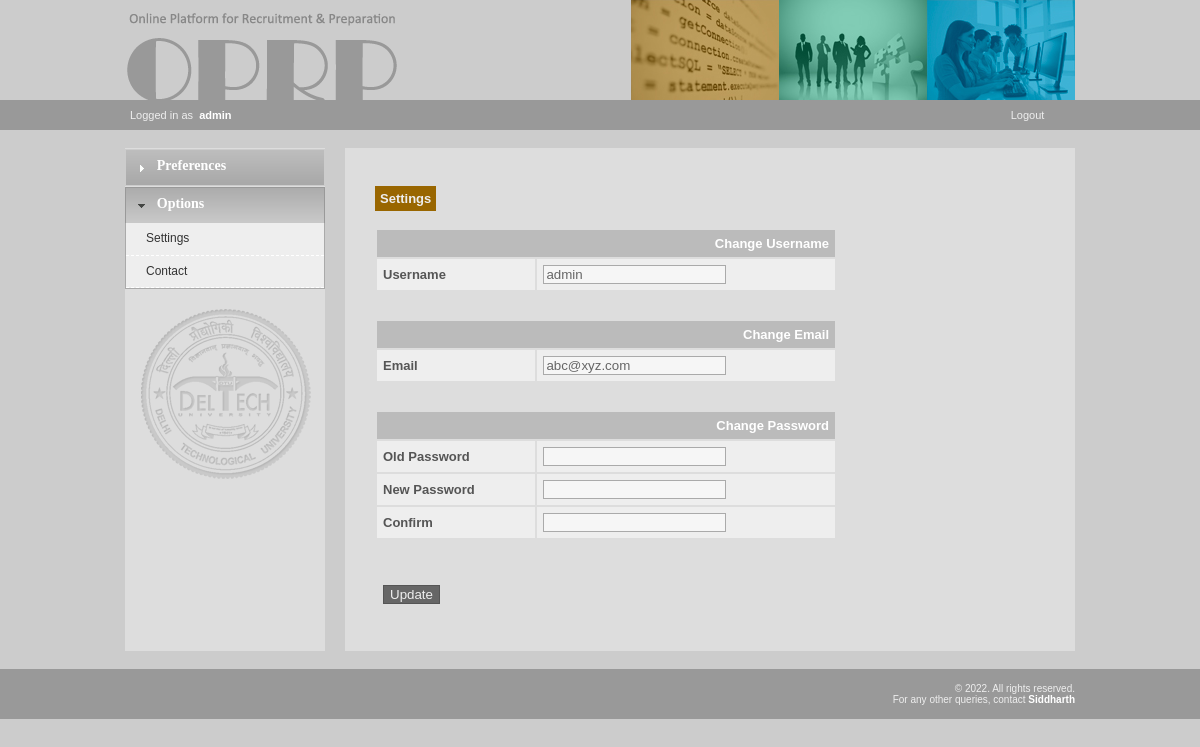
The app's page /oprp/rm_admin/settings.php (signed in) with its own data.
### tables this page shows
CREATE TABLE `user` (`user_id`, `username`, `email`, `password`, `access`);

### oprp/_php/session.php (called while the page is built, shortened)
<?php
class Session{
	private $student = 2;
	private $recruiter = 19;
	private $rm_admin = 29;
	private $logged_in = false;
	public $user_id;
	public $access;
	private function check_login(){
		if(isset($_SESSION['user_id'])){
			$this->user_id = $_SESSION['user_id'];
			$this->access = $_SESSION['access'];
			$this->logged_in = true;
		}
		else{
			unset($this->user_id);
			$this->logged_in = false;
		}
	}
	public function getUserID(){
		return $this->user_id;
	}
	public function isStudent($access=""){
		if($access==""){
			if(($this->logged_in) && ($this->access % $this->student == 0))
				return true;
			else return false;
		}else{
			if($access % $this->student == 0)
				return true;
			else return false;
		}
	}
	public function isRecruiter($access=""){
		if($access==""){
			if(($this->logged_in) && ($this->access % $this->recruiter == 0))
				return true;
			else return false;
		}else{
			if($access % $this->recruiter == 0)
				return true;
			else return false;
		}
	}
	public function isRMadmin($access=""){
		if($access==""){
			if(($this->logged_in) && ($this->access % $this->rm_admin == 0))
				return true;
			else return false;
		}else{
			if($access % $this->rm_admin == 0)
				return true;
			else return false;
		}
	}
}
$session = new Session();
?>

### oprp/_php/sqlite_database.php (called while the page is built, shortened)
<?php
class SQLiteDatabase implements DatabaseInterface {
    public $pdo;
    public function open_conn() {
        try {
            $base_dir = realpath(dirname(__FILE__) . '/../../');
            $db_path = $base_dir . '/oprp.sqlite';
            $this->pdo = new PDO('sqlite:' . $db_path);
            $this->pdo->setAttribute(PDO::ATTR_ERRMODE, PDO::ERRMODE_EXCEPTION);
        } catch (PDOException $e) {
            $this->pdo = null;
            error_log('Database Connection Failed: ' . $e->getMessage());
        }
    }
    public function query($sql, $params = []) {
        try {
            $stmt = $this->pdo->prepare($sql);
            $stmt->execute($params);
            if (strncasecmp(trim($sql), 'SELECT', 6) === 0) {
                $stmt->all_rows = $stmt->fetchAll(PDO::FETCH_ASSOC);
                $stmt->current_row = 0;
            }
            return $stmt;
        } catch (PDOException $e) {
            error_log('Database Query Failed: ' . $e->getMessage());
            return false;
        }
    }
    public function fetch_array($result) {
        if ($result instanceof PDOStatement) {
            if (isset($result->all_rows)) {
                if ($result->current_row < count($result->all_rows)) {
                    return $result->all_rows[$result->current_row++];
                }
                return false;
            }
            return $result->fetch(PDO::FETCH_ASSOC);
        }
        return false;
    }
}
$db = new SQLiteDatabase();
?>

### oprp/_php/user.php (called while the page is built, shortened)
<?php
class User{
	public static function instantiate($row){
		$obj = new self;
		$obj->id = $row['user_id'];
		$obj->uname = $row['username'];
		$obj->access = $row['access'];
		$obj->email = $row['email'];
		return $obj;
	}
	public static function getUsernameByID($user_id=""){
		global $db;
		$sql = "SELECT * FROM user WHERE user_id = ?";
		$result = $db->query($sql, [$user_id]);
		$row = $db->fetch_array($result);
		return $row['username'];
	}
	public static function getDetailByID($id){
		global $db;
		$sql = "SELECT * FROM user WHERE user_id = ? LIMIT 1";
		$result = $db->query($sql, [$id]);
		$object_array = array();
		while ($row = $db->fetch_array($result)) {
		   $object_array[] = self::instantiate($row);
		}
		return !empty($object_array) ? array_shift($object_array) : false;
	}
}
?>

### oprp/rm_admin/settings.php (the view, shortened to what this page needs)
<?php  require_once("../_php/init_rmadmin.php");
?>
<!DOCTYPE html PUBLIC "-//W3C//DTD XHTML 1.0 Transitional//EN" "http://www.w3.org/TR/xhtml1/DTD/xhtml1-transitional.dtd">
<html xmlns="http://www.w3.org/1999/xhtml">
<head>
<?php include("../_include/design.php"); ?>
</head>
<body>
<?php include("../_include/header.php"); ?>
<?php include("_include/topmenu.php"); ?>
<?php include("_include/menu.php"); ?>
<table width="100%" cellpadding="0" cellspacing="20" border="0" align="center" class="normalTxt">
    <tr><td>
        <table width="100%" cellpadding="0" cellspacing="10" border="0" align="left">
        <tr height="40px" valign="middle"><td colspan="2"><span class="topicTxt">Settings</span></td></tr>
        <tr><td width="70%">
            <form action="" method="post" id="settings">
            <table cellpadding="6" border="0" width="100%" class="normalTxt infotbl">
			<?php $info = User::getDetailByID($session->user_id); ?>
				<tr class="highlighter"><td colspan="2"><?php if(isset($msg1)) echo $msg1." - "; ?> Change Username</td></tr>
                <tr><td><strong>Username</strong></td>
                	<td><input type="text" name="uname" id="uname" value="<?php echo $info->uname;?>"/></td></tr>
                <tr class="seperator"><td>&nbsp;</td></tr>
                <tr class="highlighter"><td colspan="2"><?php if(isset($msg2)) echo $msg2." - "; ?> Change Email</td></tr>
                <tr><td><strong>Email</strong></td>
                	<td><input type="text" name="email" id="email" value="<?php echo $info->email;?>"/></td></tr>
                <tr class="seperator"><td>&nbsp;</td></tr>
                <tr class="highlighter"><td colspan="2"><?php if(isset($msg3)) echo $msg3." - "; ?> Change Password</td></tr>
                <tr><td><strong>Old Password</strong></td>
                	<td><input type="password" name="old_passw" id="old_passw"/></td></tr>
                <tr><td><strong>New Password</strong></td>
                	<td><input type="password" name="new_passw" id="new_passw"/></td></tr>
                <tr><td><strong>Confirm</strong></td>
                	<td><input type="password" name="confirm_passw" id="confirm_passw"/></td></tr>
                <tr class="seperator"><td>&nbsp;</td></tr>
                <tr height="50" class="seperator"><td colspan="2"><input type="submit" class="submitStyle" name="submit" value="Update" />
                    </td></tr>
            </table>
            </form>
        </td>
        <td valign="top" align="center">&nbsp;</td>
        </tr>
        </table>
    </td></tr>
</table>
<?php include("../_include/footer.php"); ?>
</body>
</html>

### oprp/_include/design.php (shortened to what this page needs)
<link href="<?php echo ABS_PATH; ?>_css/main.css" rel="stylesheet" type="text/css"></link>
<link href="<?php echo ABS_PATH; ?>_css/jquery-ui-1.8.5.custom.css" rel="stylesheet" type="text/css"></link>

### oprp/_include/header.php
<div align="center" id="back">
<div id="header"></div>
<div id="subheader"></div>
<div id="container">
<table cellspacing="0" cellpadding="0" border="0" width="950px" align="left">
<tr height="100px" align="left" valign="middle">
<td colspan="3">
    <table cellpadding="0" cellspacing="0" border="0">
    <tr>
        <td width="506px"><a href="<?php echo ABS_PATH;?>"><img src="<?php echo ABS_PATH;?>_images/logo.png" height="90%"/></a></td>        <td width="148px"><a href="<?php echo ABS_PATH;?>online_compiler/index.php" title="Online Compiler">
        	<img src="<?php echo ABS_PATH;?>_images/top_images/c.jpg" /></a></td>
        <?php if($session->isStudent()) { ?>
        <td width="148px"><a href="<?php echo ABS_PATH;?>student/index.php" title="Recruitment">
        	<img src="<?php echo ABS_PATH;?>_images/top_images/a.jpg"/></a></td>
        <?php }else if($session->isRecruiter()) { ?>
        <td width="148px"><a href="<?php echo ABS_PATH;?>recruiter/index.php" title="Recruitment">
        	<img src="<?php echo ABS_PATH;?>_images/top_images/a.jpg"/></a></td>
        <?php }else if($session->isRMadmin()){ ?>
        <td width="148px"><a href="<?php echo ABS_PATH;?>rm_admin/index.php" title="Recruitment">
        	<img src="<?php echo ABS_PATH;?>_images/top_images/a.jpg"/></a></td>
        <?php }else { ?>
        <td width="148px"><img src="<?php echo ABS_PATH;?>_images/top_images/a.jpg"/></td>
        <?php } ?>
        <?php if($session->isStudent()) { ?>
        <td width="148px"><a href="<?php echo ABS_PATH;?>student/forum.php" title="Forum">
        	<img src="<?php echo ABS_PATH;?>_images/top_images/b.jpg" /></a></td>
        <?php }else { ?>
        <td width="148px">
        	<img src="<?php echo ABS_PATH;?>_images/top_images/b.jpg" /></a></td>
        <?php } ?>
    </tr>
    </table>
</td>
</tr>

### oprp/rm_admin/_include/topmenu.php
<tr height="30px"><td colspan="3">
    <table width="100%" border="0" cellspacing="0" cellpadding="5" class="topLinks">
    <tr>
        <td width="90%" class="topLinks"><label>Logged in as&nbsp;<strong style="color:#FFF">
                                <?php echo User::getUsernameByID($session->getUserID());?></strong></label></td>
        <td width="10%" align="center">
            <a href="../_php/logout.php">Logout</a>
        </td>
    </tr>
    </table>
</td></tr>
<tr height="10px"><td colspan="3">&nbsp;</td></tr>

### oprp/rm_admin/_include/menu.php (shortened to what this page needs)
<tr valign="top">
<td width="200px" bgcolor="#dddddd">
<div id="menu" style="vertical-align:top">
	<h3><a href="#section1">Preferences</a></h3>
    <h3><a href="#section2">Options</a></h3>
	<div>
		<table cellpadding="8" cellspacing="0" border="0" width="100%">
			<tr><td class="menuLink"><a href="settings.php"><div>Settings</div></a></td></tr>
            <tr><td class="menuLink"><a href="contact.php"><div>Contact</div></a></td></tr>
		</table>
	</div>
</div>
<p align="center"><img src="../_images/dtu.png" align="middle" /></p>
</td>
<td width="20px">
    <p>&nbsp;</p>
    <p>&nbsp;</p>
    <p>&nbsp;</p>
    <p>&nbsp;</p>
    <p>&nbsp;</p>
    <p>&nbsp;</p>
    <p>&nbsp;</p>
    <p>&nbsp;</p>
    <p>&nbsp;</p>
    <p>&nbsp;</p>
    <p>&nbsp;</p>
</td>
<td width="730px" bgcolor="#dddddd" valign="top">

### oprp/_include/footer.php (shortened to what this page needs)
</td></tr>
<tr height="10px"><td colspan="3">&nbsp;</td></tr>
<tr height="50px"><td class="foot" colspan="3">
<div align="right">&copy; 2022. All rights reserved.<br/>For any other queries, contact
	<a href="https://www.thekosmix.com/">Siddharth</a></div>
</td></tr>
</table>
</div>
<div id="footer"></div>
</div>

### oprp/_css/main.css (style rules this page uses)
body { margin-left: 0px; margin-top: 0px; margin-right: 0px; margin-bottom: 0px; background-color: #CCC; }
#back { position:absolute; min-width:950px; width:100%; height:auto; z-index:0; }
#container { position:relative; top:0px; width:950px; height:auto; z-index:2; text-align:left; background-color:#FFF; }
#header { position: absolute; width:100%; height:100px; left:0px; top:0px; z-index:1; }
#subheader { position: absolute; width:100%; height:30px; left: 0px; top:100px; z-index:1; background-color:#999; }
.topLinks { color:#EEE; font-size:11px; text-decoration:none; }
.topLinks a { color:#EEE; font-size:11px; text-decoration:none; }
input,textarea,select { border-color:#aaa; border-width:1px; border-style:solid; background:#f6f6f6; color:#666; }
.submitStyle { border:#555 solid 1px; background-color:#666; color:#eee; }
a img { border:none; }
.topicTxt { color:#eee; padding:5px; background-color:#960; font-weight:bold; cursor:default; }
.normalTxt,.normalTxt td,.normalTxt th { color:#555; font-size:13px; }
.menuLink { padding-left:20px; background-color:#eee; border-bottom:#fff dashed 1px; }
.menuLink a { text-decoration:none; }
.infotbl td, .infotbl th { background-color:#eee; }
.seperator td { background-color:#ddd; }
.highlighter td { background-color:#bbb; text-align:right; color:#fff; font-weight:bold; }
#footer { position:absolute; width:100%; height:50px; left: 0px; bottom:0px; z-index:1; background-color:#999; }
.foot { font-size:10px; color:#eee; }
.foot a { color:#fff; text-decoration:none; font-weight:bold; }

### records on screen
user: username "admin", uname "admin", email "abc@xyz.com"
